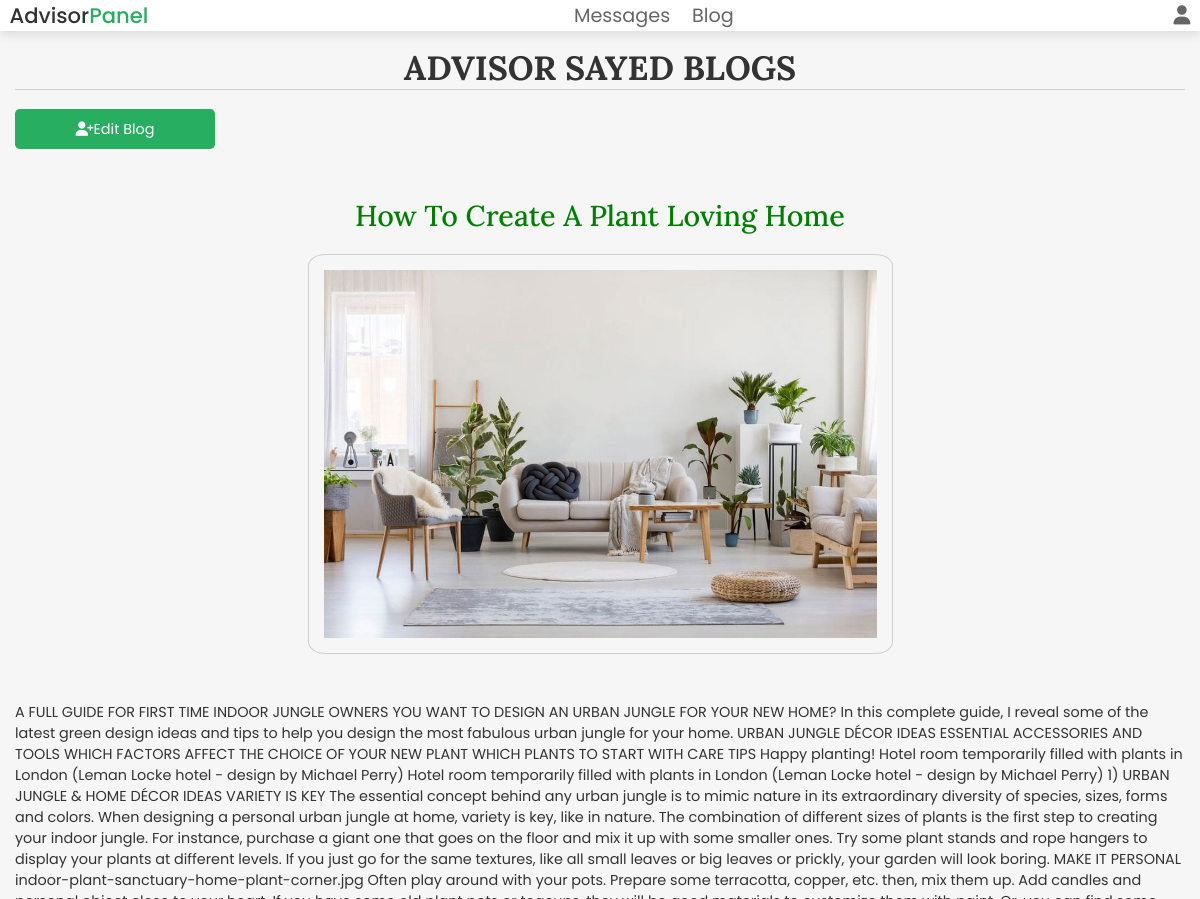
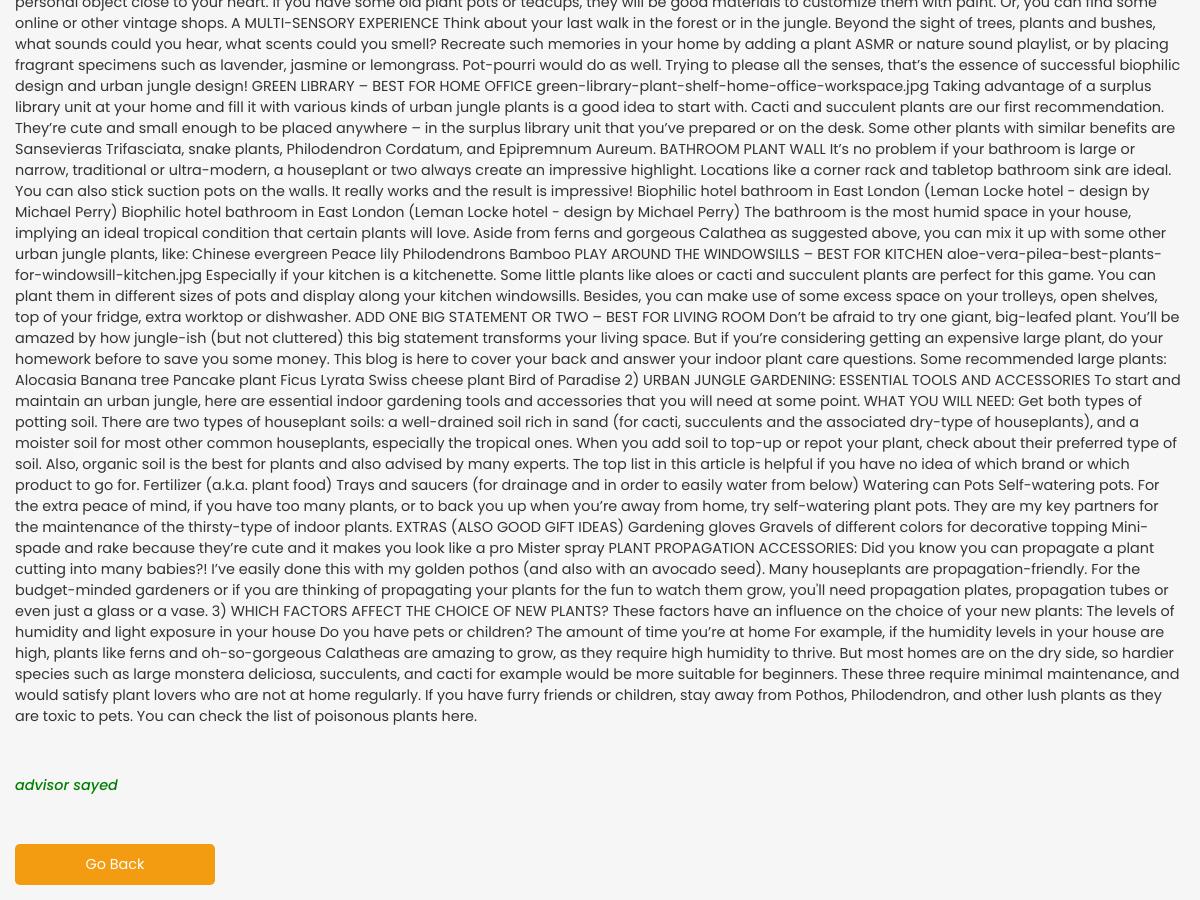
The page /advisor_view_blog.php?id=4 (signed in) on the database its author committed (2 pictures, top to bottom).
### tables this page shows
CREATE TABLE `blog` (
  `id` int(100) NOT NULL,
  `advisor_id` int(100) NOT NULL,
  `advisor_name` varchar(100) NOT NULL,
  `title` varchar(100) NOT NULL,
  `description` text NOT NULL,
  `category` varchar(50) NOT NULL,
  `image` varchar(100) NOT NULL
);

### advisor_view_blog.php (the view, shortened to what this page needs)
<?php
@include 'config.php';
?>
<!DOCTYPE html>
<html lang="en">
<head>
    <link rel="stylesheet" href="https://cdnjs.cloudflare.com/ajax/libs/font-awesome/6.1.1/css/all.min.css">
    <link rel="stylesheet" href="css/components.css">
    <link rel="stylesheet" href="css/admin_style.css">
</head>
<body>
    <?php include 'advisor_header.php'; ?>
    <section class="view-blog">
        <?php
        $id = $_GET['id'];
        $select_blogs = $conn->prepare("SELECT * FROM `blog` WHERE id = {$id}");
        $select_blogs->execute();
        while ($fetch_blogs = $select_blogs->fetch(PDO::FETCH_ASSOC)) {
        ?>
            <h1 class="title"><?= $fetch_blogs['advisor_name']; ?> Blogs</h1>
            <a href="advisor_update_blog.php?id=<?= $fetch_blogs['id']; ?>" class="btn blog_edit_btn"><i class="fa-solid fa-user-plus"></i>Edit Blog</a>
            <div class="blog-container">
                <h2 class="title"><?= $fetch_blogs['title']; ?></h2>
                <div class="blog_image"><img src="uploaded_img/<?= $fetch_blogs["image"]; ?>" alt=""></div>
                <div class="description">
                    <p><?= $fetch_blogs['description']; ?></p>
                </div>
                <div class="author">
                    <p><?= $fetch_blogs['advisor_name']; ?></p>
                </div>
            </div>
        <?php
        }
        ?>
        <a href="advisor_blogs.php" class="option-btn">go back</a>
    </section>
</body>
</html>

### css/components.css (style rules this page uses)
:root { --green: #27ae60; --orange: #f39c12; --red: #e74c3c; --black: #333; --light-color: #666; --white: #fff; --light-bg: #f6f6f6; --border: .2rem solid var(--black); --box-shadow: 0 .5rem 1rem rgba(0, 0, 0, .1); --swiper-theme-color: #27ae60 !important; --outline: .1rem solid rgba(0, 0, 0, .1); --outline-hover: .2rem solid var(--black); }
* { font-family: 'Poppins', sans-serif; margin: 0; padding: 0; box-sizing: border-box; outline: none; border: none; text-decoration: none; color: var(--black); }
body { background-color: var(--light-bg); }
html { font-size: 60%; overflow-x: hidden; scroll-behavior: smooth; scroll-padding-top: 6.5rem; }
section { padding: 3rem 2rem; max-width: 1200px; margin: 0 auto; }
.btn, .delete-btn, .option-btn { display: block; width: 100%; margin-top: 1rem; border-radius: .5rem; color: var(--white); font-size: 2rem; padding: 1.3rem 3rem; text-transform: capitalize; cursor: pointer; text-align: center; }
.btn { background-color: var(--green); }
.option-btn { background-color: var(--orange); }
.title { text-align: center; margin-bottom: 2rem; text-transform: uppercase; color: var(--black); font-size: 3.5rem; font-family: 'Lora', sans-serif; }

### css/admin_style.css (style rules this page uses)
.view-blog { padding: 15px; }
.view-blog h1 { border-bottom: 1px solid #d1cfcf; }
.view-blog .blog-container h2 { text-transform: capitalize; color: green; font-size: 3rem; font-weight: 500; margin-top: 5rem; }
.view-blog .blog_edit_btn { width: 200px; padding: 1rem 1rem; font-size: 1.5rem; }
.view-blog .option-btn { width: 200px; padding: 1rem 1rem; font-size: 1.5rem; }
.view-blog .blog_edit_btn i { color: var(--white); }
.view-blog .blog-container { font-size: 1.5rem; }
.view-blog .blog-container .blog_image img { display: block; margin-left: auto; margin-right: auto; width: 50%; border: 1px solid #d1cfcf; border-radius: 3%; padding: 15px; }
.view-blog .blog-container .description { margin: 5rem 0; }
.view-blog .blog-container .author p { font-style: italic; font-weight: 500; color: green; margin-bottom: 5rem; }

### rows shown on the page
blog: advisor_name "ADVISOR SAYED", title "How To Create A Plant Loving Home", image (picture), description "A FULL GUIDE FOR FIRST TIME INDOOR JUNGLE OWNERS YOU WANT TO DESIGN AN URBAN JUNGLE FOR YOUR NEW HOME? In this complete guide, I reveal some of the latest green design ideas and tips to help you design the most fabulous urban jungle for your home. URBAN JUNGLE DÉCOR IDEAS ESSENTIAL ACCESSORIES AND TOOLS WHICH FACTORS AFFECT THE CHOICE OF YOUR NEW PLANT WHICH PLANTS TO START WITH CARE TIPS Happy planting! Hotel room temporarily filled with plants in London (Leman Locke hotel - design by Michael Perry) Hotel room temporarily filled with plants in London (Leman Locke hotel - design by Michael Perry) 1) URBAN JUNGLE & HOME DÉCOR IDEAS VARIETY IS KEY The essential concept behind any urban jungle…", advisor_name "advisor sayed"
